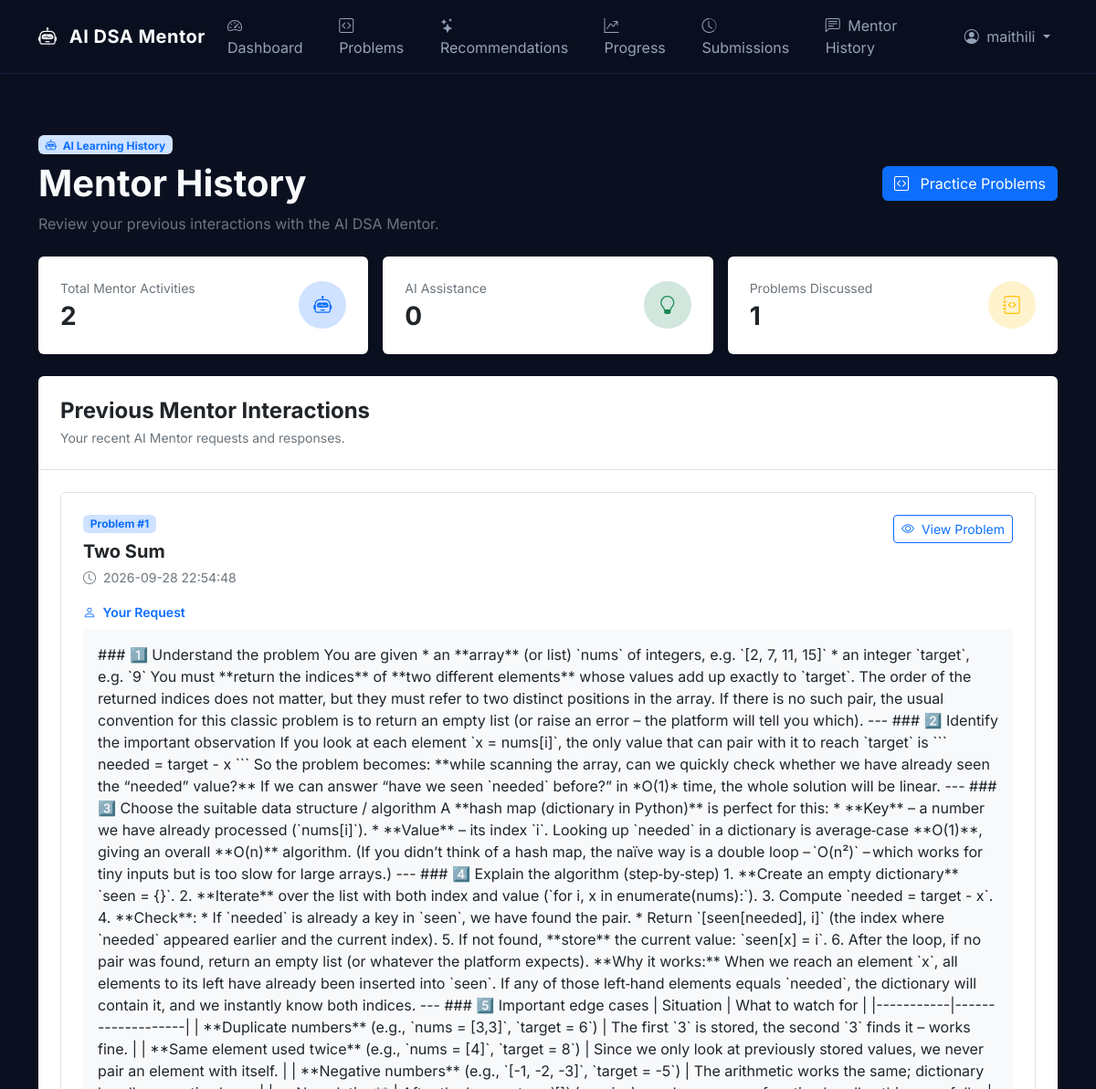
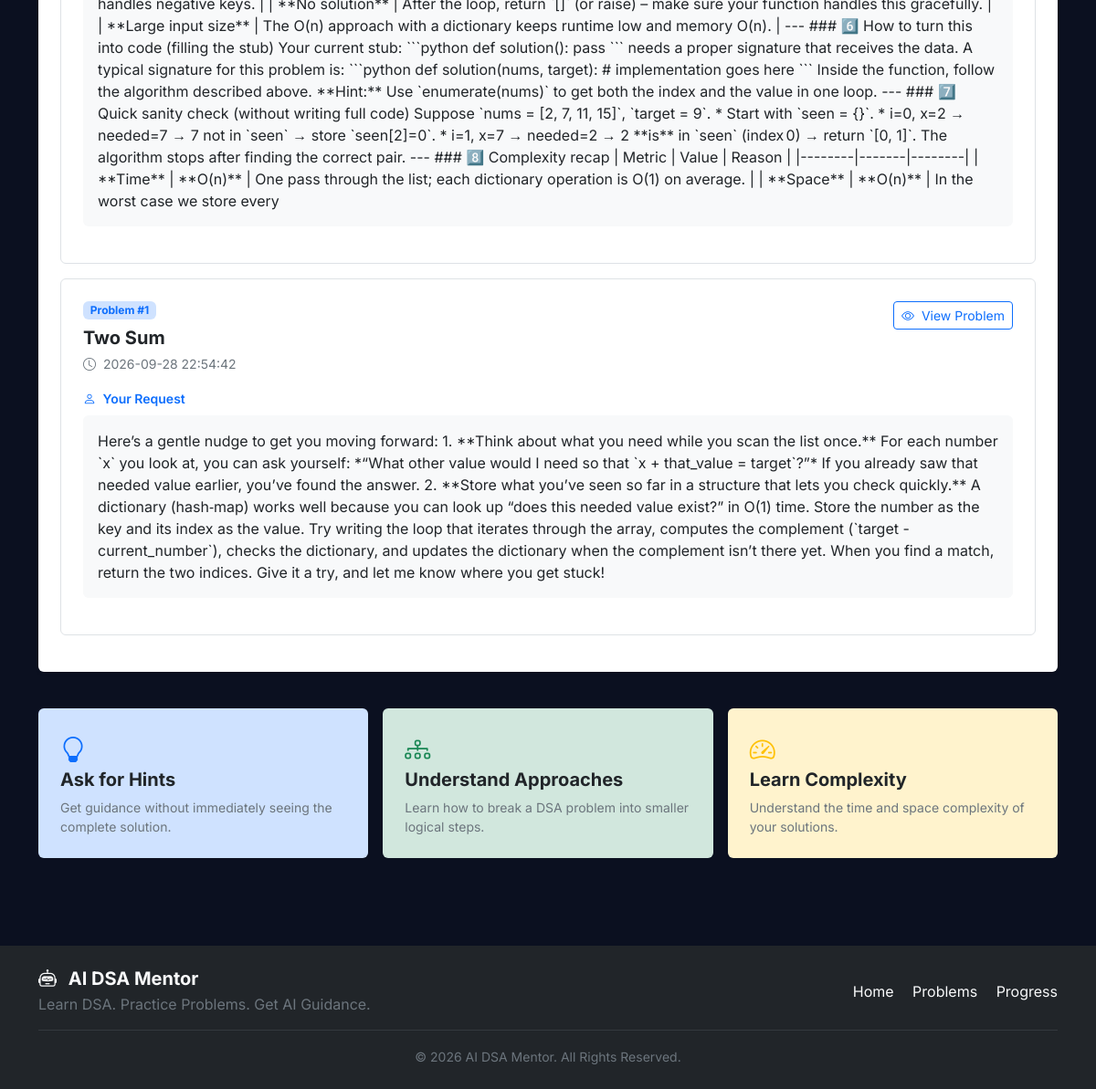
Page /mentor-history (signed in) on the committed database (2 pictures, top to bottom).
### tables this page shows
CREATE TABLE mentor_messages (

            id INTEGER PRIMARY KEY AUTOINCREMENT,

            user_id INTEGER,

            problem_id INTEGER,

            role TEXT NOT NULL,

            message TEXT NOT NULL,

            created_at TIMESTAMP DEFAULT CURRENT_TIMESTAMP, language TEXT,

            FOREIGN KEY(user_id)
                REFERENCES users(id)
                ON DELETE CASCADE,

            FOREIGN KEY(problem_id)
                REFERENCES problems(id)
                ON DELETE CASCADE
        );

CREATE TABLE problems (

            id INTEGER PRIMARY KEY AUTOINCREMENT,

            title TEXT NOT NULL UNIQUE,

            topic TEXT NOT NULL,

            difficulty TEXT NOT NULL,

            description TEXT NOT NULL,

            example_input TEXT,

            example_output TEXT,

            constraints TEXT,

            starter_code TEXT,

            created_at TIMESTAMP DEFAULT CURRENT_TIMESTAMP
        );

### app.py (the view)
@app.route("/mentor-history")
@login_required
def mentor_history():
    conn = get_db()
    messages = conn.execute("""
        SELECT
            mm.id,
            mm.user_id,
            mm.problem_id,
            mm.role,
            mm.message,
            mm.language,
            mm.created_at,
            p.title AS problem_title
        FROM mentor_messages mm
        LEFT JOIN problems p
            ON p.id = mm.problem_id
        WHERE mm.user_id = ?
        ORDER BY mm.id DESC
        LIMIT 100
    """, (
        session["user_id"],
    )).fetchall()
    conn.close()
    return render_template(
        "mentor_history.html",
        mentor_history=messages
    )

### app.py (called while the page is built, shortened)
def get_db():
    conn = sqlite3.connect(DATABASE_PATH)
    conn.row_factory = sqlite3.Row
    conn.execute("PRAGMA foreign_keys = ON")
    return conn

def login_required(function):
    @wraps(function)
    def wrapper(*args, **kwargs):
        return function(*args, **kwargs)
    return wrapper

### templates/mentor_history.html (shortened to what this page needs)
{% extends "base.html" %}
{% block content %}
<div class="container py-4 py-lg-5">
    <div class="d-flex flex-wrap justify-content-between align-items-center gap-3 mb-4">
        <div>
            <span class="badge bg-primary-subtle text-primary mb-2">
                <i class="bi bi-robot me-1"></i>
                AI Learning History
            </span>
            <h1 class="fw-bold mb-2">
                Mentor History
            </h1>
            <p class="text-secondary mb-0">
                Review your previous interactions with the AI DSA Mentor.
            </p>
        </div>
        <a
            href="{{ url_for('problems') }}"
            class="btn btn-primary"
        >
            <i class="bi bi-code-square me-2"></i>
            Practice Problems
        </a>
    </div>
    <div class="row g-3 mb-4">
        <div class="col-12 col-sm-6 col-lg-4">
            <div class="card border-0 shadow-sm h-100">
                <div class="card-body p-4">
                    <div class="d-flex justify-content-between align-items-center">
                        <div>
                            <p class="text-secondary small mb-1">
                                Total Mentor Activities
                            </p>
                            <h3 class="fw-bold mb-0">
                                {{ mentor_history|length }}
                            </h3>
                        </div>
                        <div
                            class="rounded-circle bg-primary-subtle text-primary d-flex align-items-center justify-content-center"
                            style="width: 52px; height: 52px;"
                        >
                            <i class="bi bi-robot fs-5"></i>
                        </div>
                    </div>
                </div>
            </div>
        </div>
        <div class="col-12 col-sm-6 col-lg-4">
            <div class="card border-0 shadow-sm h-100">
                <div class="card-body p-4">
                    <div class="d-flex justify-content-between align-items-center">
                        <div>
                            <p class="text-secondary small mb-1">
                                AI Assistance
                            </p>
                            <h3 class="fw-bold mb-0">
                                {% set ai_count = namespace(value=0) %}
                                {% for item in mentor_history %}
                                    {% if item.request_type is defined and item.request_type %}
                                        {% set ai_count.value = ai_count.value + 1 %}
                                    {% endif %}
                                {% endfor %}
                                {{ ai_count.value }}
                            </h3>
                        </div>
                        <div
                            class="rounded-circle bg-success-subtle text-success d-flex align-items-center justify-content-center"
                            style="width: 52px; height: 52px;"
                        >
                            <i class="bi bi-lightbulb fs-5"></i>
                        </div>
                    </div>
                </div>
            </div>
        </div>
        <div class="col-12 col-sm-6 col-lg-4">
            <div class="card border-0 shadow-sm h-100">
                <div class="card-body p-4">
                    <div class="d-flex justify-content-between align-items-center">
                        <div>
                            <p class="text-secondary small mb-1">
                                Problems Discussed
                            </p>
                            <h3 class="fw-bold mb-0">
                                {% set problem_ids = [] %}
                                {% for item in mentor_history %}
                                    {% if item.problem_id is defined and item.problem_id %}
                                        {% if item.problem_id not in problem_ids %}
                                            {% set _ = problem_ids.append(item.problem_id) %}
                                        {% endif %}
                                    {% endif %}
                                {% endfor %}
                                {{ problem_ids|length }}
                            </h3>
                        </div>
                        <div
                            class="rounded-circle bg-warning-subtle text-warning d-flex align-items-center justify-content-center"
                            style="width: 52px; height: 52px;"
                        >
                            <i class="bi bi-journal-code fs-5"></i>
                        </div>
                    </div>
                </div>
            </div>
        </div>
    </div>
    <div class="card border-0 shadow-sm">
        <div class="card-body p-0">
            <div class="p-4 border-bottom">
                <h4 class="fw-bold mb-1">
                    Previous Mentor Interactions
                </h4>
                <p class="text-secondary small mb-0">
                    Your recent AI Mentor requests and responses.
                </p>
            </div>
            {% if mentor_history %}
            <div class="p-3 p-lg-4">
                {% for item in mentor_history %}
                <div class="card border mb-3">
                    <div class="card-body p-4">
                        <div class="d-flex flex-wrap justify-content-between align-items-start gap-3 mb-3">
                            <div>
                                <div class="d-flex flex-wrap align-items-center gap-2 mb-2">
                                    {% if item.problem_id is defined and item.problem_id %}
                                    <span class="badge bg-primary-subtle text-primary">
                                        Problem #{{ item.problem_id }}
                                    </span>
                                    {% endif %}
                                </div>
                                <h5 class="fw-bold mb-1">
                                    {% if item.title is defined and item.title %}
                                        {{ item.title }}
                                    {% elif item.problem_title is defined and item.problem_title %}
                                        {{ item.problem_title }}
                                    {% elif item.problem_id is defined and item.problem_id %}
                                        Problem #{{ item.problem_id }}
                                    {% else %}
                                        AI Mentor Interaction
                                    {% endif %}
                                </h5>
                                {% if item.created_at is defined and item.created_at %}
                                <small class="text-secondary">
                                    <i class="bi bi-clock me-1"></i>
                                    {{ item.created_at }}
                                </small>
                                {% elif item.timestamp is defined and item.timestamp %}
                                <small class="text-secondary">
                                    <i class="bi bi-clock me-1"></i>
                                    {{ item.timestamp }}
                                </small>
                                {% endif %}
                            </div>
                            {% if item.problem_id is defined and item.problem_id %}
                            <a
                                href="{{ url_for('problem', problem_id=item.problem_id) }}"
                                class="btn btn-sm btn-outline-primary"
                            >
                                <i class="bi bi-eye me-1"></i>
                                View Problem
                            </a>
                            {% endif %}
                        </div>
                        {% if item.user_message is defined and item.user_message %}
                        <div class="mb-3">
                            <div class="small fw-semibold text-primary mb-2">
                                <i class="bi bi-person me-1"></i>
                                Your Request
                            </div>
                            <div class="bg-light rounded p-3">
                                <p class="mb-0">
                                    {{ item.user_message }}
                                </p>
                            </div>
                        </div>
                        {% elif item.message is defined and item.message %}
                        <div class="mb-3">
                            <div class="small fw-semibold text-primary mb-2">
                                <i class="bi bi-person me-1"></i>
                                Your Request
                            </div>
                            <div class="bg-light rounded p-3">
                                <p class="mb-0">
                                    {{ item.message }}
                                </p>
                            </div>
                        </div>
                        {% endif %}
                    </div>
                </div>
                {% endfor %}
            </div>
            {% endif %}
        </div>
    </div>
    <div class="row g-3 mt-4">
        <div class="col-12 col-md-4">
            <div class="card border-0 bg-primary-subtle h-100">
                <div class="card-body p-4">
                    <i class="bi bi-lightbulb text-primary fs-3 mb-3"></i>
                    <h5 class="fw-bold">
                        Ask for Hints
                    </h5>
                    <p class="text-secondary small mb-0">
                        Get guidance without immediately seeing the complete
                        solution.
                    </p>
                </div>
            </div>
        </div>
        <div class="col-12 col-md-4">
            <div class="card border-0 bg-success-subtle h-100">
                <div class="card-body p-4">
                    <i class="bi bi-diagram-3 text-success fs-3 mb-3"></i>
                    <h5 class="fw-bold">
                        Understand Approaches
                    </h5>
                    <p class="text-secondary small mb-0">
                        Learn how to break a DSA problem into smaller logical
                        steps.
                    </p>
                </div>
            </div>
        </div>
        <div class="col-12 col-md-4">
            <div class="card border-0 bg-warning-subtle h-100">
                <div class="card-body p-4">
                    <i class="bi bi-speedometer2 text-warning fs-3 mb-3"></i>
                    <h5 class="fw-bold">
                        Learn Complexity
                    </h5>
                    <p class="text-secondary small mb-0">
                        Understand the time and space complexity of your
                        solutions.
                    </p>
                </div>
            </div>
        </div>
    </div>
</div>
{% endblock %}

### static/css/style.css (style rules this page uses)
* { margin: 0; padding: 0; box-sizing: border-box; }
html { scroll-behavior: smooth; }
body { background-color: #0B1020; color: #F8FAFC; font-family: "Inter", "Segoe UI", Arial, sans-serif; overflow-x: hidden; }

### rows in the picture
mentor_messages: problem_id "1", problem_title "Two Sum", created_at "2026-09-28 22:54:48", message "### 1️⃣ Understand the problem You are given * an **array** (or list) `nums` of integers, e.g. `[2, 7, 11, 15]` * an integer `target`, e.g. `9` You must **return the indices** of **two different elements** whose values add up exactly to `target`. The order of the returned indices does not matter, but they must refer to two distinct positions in the array. If there is no such pair, the usual convention for this classic problem is to return an empty list (or raise an error – the platform will tell you which). --- ### 2️⃣ Identify the important observation If you look at each element `x = nums[i]`, the only value that can pair with it to reach `target` is ``` needed = target - x ``` So the…"
mentor_messages: problem_id "1", problem_title "Two Sum", created_at "2026-09-28 22:54:42", message "Here’s a gentle nudge to get you moving forward: 1. **Think about what you need while you scan the list once.** For each number `x` you look at, you can ask yourself: *“What other value would I need so that `x + that_value = target`?”* If you already saw that needed value earlier, you’ve found the answer. 2. **Store what you’ve seen so far in a structure that lets you check quickly.** A dictionary (hash‑map) works well because you can look up “does this needed value exist?” in O(1) time. Store the number as the key and its index as the value. Try writing the loop that iterates through the array, computes the complement (`target - current_number`), checks the dictionary, and updates the…"

### other values in the picture
{{ session.get('username', 'User') }} "maithili"
{{ mentor_history|length }} "2"
{{ ai_count.value }} "0"
{{ problem_ids|length }} "1"
